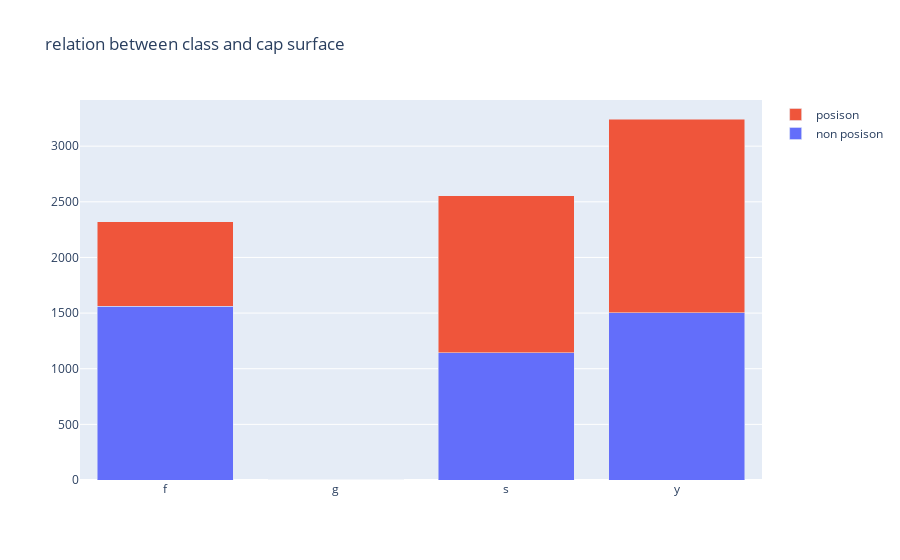

Notebook code cell kept with this figure:
### Code cell
# question 2 : realation between class and cap-surface
fig = go.Figure(data=[
    go.Bar(name='non posison',x=list(pd.crosstab(df['class'],df['cap-surface']).columns), 
           y=list(pd.crosstab(df['class'],df['cap-surface']).iloc[0])),
    go.Bar(name='posison',x=list(pd.crosstab(df['class'],df['cap-surface']).columns),
           y=list(pd.crosstab(df['class'],df['cap-surface']).iloc[1]))])
fig.update_layout(barmode='stack',title_text='relation between class and cap surface')
fig.show()

### Figure 1 — Plotly figure (JSON) as saved in the notebook; plotly's stock layout.template omitted (floating-point values rounded to 4 significant figures)
{"data": [{"name": "non posison", "type": "bar", "x": ["f", "g", "s", "y"], "y": [1560, 0, 1144, 1504]}, {"name": "posison", "type": "bar", "x": ["f", "g", "s", "y"], "y": [760, 4, 1412, 1740]}], "layout": {"barmode": "stack", "title": {"text": "relation between class and cap surface"}}}
